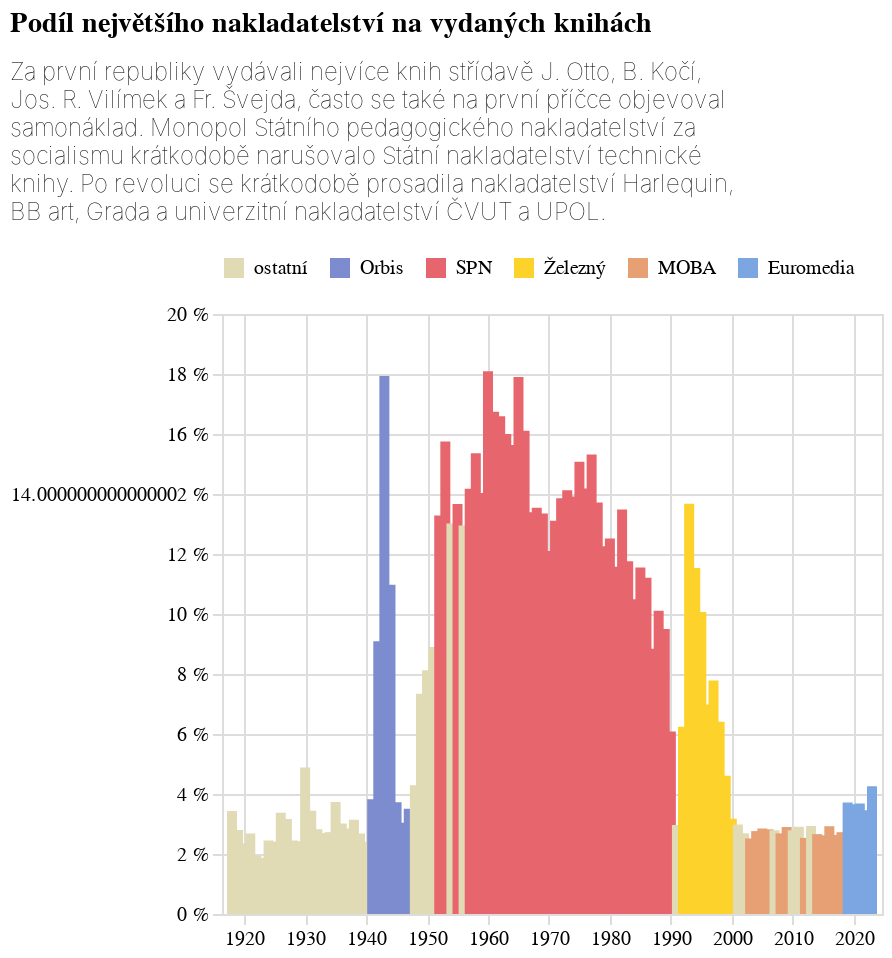

Notebook code cell kept with this figure:
### Code cell
graf_nejvesi = alt.Chart(result, title={'text': titulek2, 'subtitle': podtitulek2}, width=330).mark_bar().encode(
    alt.X("rok:T", 
          title=None,
          axis=alt.Axis(domainOpacity=0, tickColor='#DCDDD6')
    ),
    alt.Y('podíl:Q', 
          axis=alt.Axis(domainOpacity=0, tickColor='#DCDDD6', orient='left', labelExpr="datum.label * 100 + ' %'"), 
          title=None
    ),
    alt.Color("nakladatel:N", 
              scale=alt.Scale(range=['#E0DAB5','#7C8CCE', '#E7666E', '#FDD22B', '#E79F74', '#7CA6E1']), ## '# ['#a7ddd6','#001f80','#e6e6e4','#e5db00','#e49996','#9cc002']), 
              title=None,
               sort=razeni,
              legend=alt.Legend(orient="top")
    ))

graf_nejvesi

### Figure 1 — Vega-Lite specification as saved in the notebook (floating-point values rounded to 4 significant figures)
{"config": {"title": {"font": "Noticia Text", "fontSize": 14, "anchor": "start", "fontWeight": "bolder", "subtitleFont": "Noticia Text", "subtitleFontSize": 12, "subtitleFontWeight": "lighter", "subtitlePadding": 12, "dy": -12}, "axis": {"labelFont": "Asap", "titleFont": "Asap", "fontWeight": "lighter", "titleFontWeight": "lighter", "labelFontSize": 10, "titleFontSize": 10, "labelPadding": 2, "titlePadding": 10}, "legend": {"labelFont": "Asap", "labelFontWeight": "normal", "titleFont": "Asap", "titleFontWeight": "normal", "labelFontSize": 10, "titleFontSize": 10}}, "data": {"name": "data-1f30e29522cab16cba40c6140bcd2b31"}, "mark": {"type": "bar"}, "encoding": {"color": {"field": "nakladatel", "legend": {"orient": "top"}, "scale": {"range": ["#E0DAB5", "#7C8CCE", "#E7666E", "#FDD22B", "#E79F74", "#7CA6E1"]}, "sort": ["ostatní", "Orbis", "SPN", "Železný", "MOBA", "Euromedia"], "title": null, "type": "nominal"}, "x": {"axis": {"domainOpacity": 0, "tickColor": "#DCDDD6"}, "field": "rok", "title": null, "type": "temporal"}, "y": {"axis": {"domainOpacity": 0, "labelExpr": "datum.label * 100 + ' %'", "orient": "left", "tickColor": "#DCDDD6"}, "field": "podíl", "title": null, "type": "quantitative"}}, "title": {"text": "Podíl největšího nakladatelství na vydaných knihách", "subtitle": ["Za první republiky vydávali nejvíce knih střídavě J. Otto, B. Kočí,", "Jos. R. Vilímek a Fr. Švejda, často se také na první příčce objevoval", "samonáklad. Monopol Státního pedagogického nakladatelství za", "socialismu krátkodobě narušovalo Státní nakladatelství technické", "knihy. Po revoluci se krátkodobě prosadila nakladatelství Harlequin,", "BB art, Grada a univerzitní nakladatelství ČVUT a UPOL."]}, "width": 330, "$schema": "https://vega.github.io/schema/vega-lite/v5.8.0.json", "datasets": {"data-1f30e29522cab16cba40c6140bcd2b31": [{"nakladatel": "ostatní", "rok": "1918-01-01T00:00:00", "knih": 63, "celkem": 1834, "podíl": 0.03435}, {"nakladatel": "ostatní", "rok": "1919-01-01T00:00:00", "knih": 87, "celkem": 3107, "podíl": 0.028}, {"nakladatel": "ostatní", "rok": "1920-01-01T00:00:00", "knih": 93, "celkem": 3950, "podíl": 0.02354}, {"nakladatel": "ostatní", "rok": "1921-01-01T00:00:00", "knih": 93, "celkem": 3464, "podíl": 0.02685}, {"nakladatel": "ostatní", "rok": "1922-01-01T00:00:00", "knih": 75, "celkem": 3852, "podíl": 0.01947}, {"nakladatel": "ostatní", "rok": "1923-01-01T00:00:00", "knih": 72, "celkem": 3847, "podíl": 0.01872}, {"nakladatel": "ostatní", "rok": "1924-01-01T00:00:00", "knih": 104, "celkem": 4244, "podíl": 0.02451}, {"nakladatel": "ostatní", "rok": "1925-01-01T00:00:00", "knih": 112, "celkem": 4643, "podíl": 0.02412}, {"nakladatel": "ostatní", "rok": "1926-01-01T00:00:00", "knih": 140, "celkem": 4150, "podíl": 0.03373}, {"nakladatel": "ostatní", "rok": "1927-01-01T00:00:00", "knih": 125, "celkem": 3950, "podíl": 0.03165}, {"nakladatel": "ostatní", "rok": "1928-01-01T00:00:00", "knih": 103, "celkem": 4203, "podíl": 0.02451}, {"nakladatel": "ostatní", "rok": "1929-01-01T00:00:00", "knih": 103, "celkem": 4240, "podíl": 0.02429}, {"nakladatel": "ostatní", "rok": "1930-01-01T00:00:00", "knih": 237, "celkem": 4855, "podíl": 0.04882}, {"nakladatel": "ostatní", "rok": "1931-01-01T00:00:00", "knih": 147, "celkem": 4275, "podíl": 0.03439}, {"nakladatel": "ostatní", "rok": "1932-01-01T00:00:00", "knih": 112, "celkem": 3963, "podíl": 0.02826}, {"nakladatel": "ostatní", "rok": "1933-01-01T00:00:00", "knih": 107, "celkem": 3969, "podíl": 0.02696}, {"nakladatel": "ostatní", "rok": "1934-01-01T00:00:00", "knih": 111, "celkem": 4068, "podíl": 0.02729}, {"nakladatel": "ostatní", "rok": "1935-01-01T00:00:00", "knih": 162, "celkem": 4335, "podíl": 0.03737}, {"nakladatel": "ostatní", "rok": "1936-01-01T00:00:00", "knih": 149, "celkem": 4935, "podíl": 0.03019}, {"nakladatel": "ostatní", "rok": "1937-01-01T00:00:00", "knih": 146, "celkem": 5127, "podíl": 0.02848}, {"nakladatel": "ostatní", "rok": "1938-01-01T00:00:00", "knih": 136, "celkem": 4333, "podíl": 0.03139}, {"nakladatel": "ostatní", "rok": "1939-01-01T00:00:00", "knih": 92, "celkem": 3427, "podíl": 0.02685}, {"nakladatel": "ostatní", "rok": "1940-01-01T00:00:00", "knih": 107, "celkem": 4441, "podíl": 0.02409}, {"nakladatel": "Orbis", "rok": "1941-01-01T00:00:00", "knih": 161, "celkem": 4213, "podíl": 0.03822}, {"nakladatel": "Orbis", "rok": "1942-01-01T00:00:00", "knih": 204, "celkem": 2244, "podíl": 0.09091}, {"nakladatel": "Orbis", "rok": "1943-01-01T00:00:00", "knih": 332, "celkem": 1851, "podíl": 0.1794}, {"nakladatel": "Orbis", "rok": "1944-01-01T00:00:00", "knih": 240, "celkem": 2187, "podíl": 0.1097}, {"nakladatel": "Orbis", "rok": "1945-01-01T00:00:00", "knih": 85, "celkem": 2280, "podíl": 0.03728}, {"nakladatel": "Orbis", "rok": "1946-01-01T00:00:00", "knih": 143, "celkem": 4701, "podíl": 0.03042}, {"nakladatel": "Orbis", "rok": "1947-01-01T00:00:00", "knih": 180, "celkem": 5125, "podíl": 0.03512}, {"nakladatel": "ostatní", "rok": "1948-01-01T00:00:00", "knih": 189, "celkem": 4403, "podíl": 0.04293}, {"nakladatel": "ostatní", "rok": "1949-01-01T00:00:00", "knih": 209, "celkem": 2847, "podíl": 0.07341}, {"nakladatel": "ostatní", "rok": "1950-01-01T00:00:00", "knih": 237, "celkem": 2916, "podíl": 0.08128}, {"nakladatel": "ostatní", "rok": "1951-01-01T00:00:00", "knih": 301, "celkem": 3381, "podíl": 0.08903}, {"nakladatel": "SPN", "rok": "1952-01-01T00:00:00", "knih": 439, "celkem": 3304, "podíl": 0.1329}, {"nakladatel": "SPN", "rok": "1953-01-01T00:00:00", "knih": 605, "celkem": 3842, "podíl": 0.1575}, {"nakladatel": "ostatní", "rok": "1954-01-01T00:00:00", "knih": 517, "celkem": 3972, "podíl": 0.1302}, {"nakladatel": "SPN", "rok": "1955-01-01T00:00:00", "knih": 510, "celkem": 3732, "podíl": 0.1367}, {"nakladatel": "ostatní", "rok": "1956-01-01T00:00:00", "knih": 499, "celkem": 3853, "podíl": 0.1295}, {"nakladatel": "SPN", "rok": "1957-01-01T00:00:00", "knih": 518, "celkem": 3654, "podíl": 0.1418}, {"nakladatel": "SPN", "rok": "1958-01-01T00:00:00", "knih": 605, "celkem": 3940, "podíl": 0.1536}, {"nakladatel": "SPN", "rok": "1959-01-01T00:00:00", "knih": 586, "celkem": 4176, "podíl": 0.1403}, {"nakladatel": "SPN", "rok": "1960-01-01T00:00:00", "knih": 782, "celkem": 4322, "podíl": 0.1809}, {"nakladatel": "SPN", "rok": "1961-01-01T00:00:00", "knih": 728, "celkem": 4348, "podíl": 0.1674}, {"nakladatel": "SPN", "rok": "1962-01-01T00:00:00", "knih": 687, "celkem": 4140, "podíl": 0.1659}, {"nakladatel": "SPN", "rok": "1963-01-01T00:00:00", "knih": 697, "celkem": 4356, "podíl": 0.16}, {"nakladatel": "SPN", "rok": "1964-01-01T00:00:00", "knih": 655, "celkem": 4190, "podíl": 0.1563}, {"nakladatel": "SPN", "rok": "1965-01-01T00:00:00", "knih": 684, "celkem": 3821, "podíl": 0.179}, {"nakladatel": "SPN", "rok": "1966-01-01T00:00:00", "knih": 635, "celkem": 3942, "podíl": 0.1611}, {"nakladatel": "SPN", "rok": "1967-01-01T00:00:00", "knih": 509, "celkem": 3801, "podíl": 0.1339}, {"nakladatel": "SPN", "rok": "1968-01-01T00:00:00", "knih": 523, "celkem": 3861, "podíl": 0.1355}, {"nakladatel": "SPN", "rok": "1969-01-01T00:00:00", "knih": 515, "celkem": 3857, "podíl": 0.1335}, {"nakladatel": "SPN", "rok": "1970-01-01T00:00:00", "knih": 499, "celkem": 4124, "podíl": 0.121}, {"nakladatel": "SPN", "rok": "1971-01-01T00:00:00", "knih": 530, "celkem": 4042, "podíl": 0.1311}, {"nakladatel": "SPN", "rok": "1972-01-01T00:00:00", "knih": 547, "celkem": 3946, "podíl": 0.1386}, {"nakladatel": "SPN", "rok": "1973-01-01T00:00:00", "knih": 554, "celkem": 3921, "podíl": 0.1413}, {"nakladatel": "SPN", "rok": "1974-01-01T00:00:00", "knih": 565, "celkem": 4061, "podíl": 0.1391}, {"nakladatel": "SPN", "rok": "1975-01-01T00:00:00", "knih": 627, "celkem": 4159, "podíl": 0.1508}, {"nakladatel": "SPN", "rok": "1976-01-01T00:00:00", "knih": 602, "celkem": 4245, "podíl": 0.1418}, {"nakladatel": "SPN", "rok": "1977-01-01T00:00:00", "knih": 639, "celkem": 4172, "podíl": 0.1532}, {"nakladatel": "SPN", "rok": "1978-01-01T00:00:00", "knih": 580, "celkem": 4229, "podíl": 0.1371}, {"nakladatel": "SPN", "rok": "1979-01-01T00:00:00", "knih": 543, "celkem": 4429, "podíl": 0.1226}, {"nakladatel": "SPN", "rok": "1980-01-01T00:00:00", "knih": 571, "celkem": 4563, "podíl": 0.1251}, {"nakladatel": "SPN", "rok": "1981-01-01T00:00:00", "knih": 511, "celkem": 4415, "podíl": 0.1157}, {"nakladatel": "SPN", "rok": "1982-01-01T00:00:00", "knih": 619, "celkem": 4590, "podíl": 0.1349}, {"nakladatel": "SPN", "rok": "1983-01-01T00:00:00", "knih": 538, "celkem": 4575, "podíl": 0.1176}, {"nakladatel": "SPN", "rok": "1984-01-01T00:00:00", "knih": 506, "celkem": 4824, "podíl": 0.1049}, {"nakladatel": "SPN", "rok": "1985-01-01T00:00:00", "knih": 546, "celkem": 4728, "podíl": 0.1155}, {"nakladatel": "SPN", "rok": "1986-01-01T00:00:00", "knih": 547, "celkem": 4881, "podíl": 0.1121}, {"nakladatel": "SPN", "rok": "1987-01-01T00:00:00", "knih": 439, "celkem": 4967, "podíl": 0.08838}, {"nakladatel": "SPN", "rok": "1988-01-01T00:00:00", "knih": 512, "celkem": 5064, "podíl": 0.1011}, {"nakladatel": "SPN", "rok": "1989-01-01T00:00:00", "knih": 487, "celkem": 5126, "podíl": 0.09501}, {"nakladatel": "SPN", "rok": "1990-01-01T00:00:00", "knih": 329, "celkem": 5408, "podíl": 0.06084}, {"nakladatel": "ostatní", "rok": "1991-01-01T00:00:00", "knih": 179, "celkem": 6041, "podíl": 0.02963}, {"nakladatel": "Železný", "rok": "1992-01-01T00:00:00", "knih": 419, "celkem": 6710, "podíl": 0.06244}, {"nakladatel": "Železný", "rok": "1993-01-01T00:00:00", "knih": 1025, "celkem": 7494, "podíl": 0.1368}, {"nakladatel": "Železný", "rok": "1994-01-01T00:00:00", "knih": 902, "celkem": 7820, "podíl": 0.1153}, {"nakladatel": "Železný", "rok": "1995-01-01T00:00:00", "knih": 863, "celkem": 8575, "podíl": 0.1006}, {"nakladatel": "Železný", "rok": "1996-01-01T00:00:00", "knih": 633, "celkem": 9069, "podíl": 0.0698}, {"nakladatel": "Železný", "rok": "1997-01-01T00:00:00", "knih": 741, "celkem": 9520, "podíl": 0.07784}, {"nakladatel": "Železný", "rok": "1998-01-01T00:00:00", "knih": 617, "celkem": 9632, "podíl": 0.06406}, {"nakladatel": "Železný", "rok": "1999-01-01T00:00:00", "knih": 462, "celkem": 10018, "podíl": 0.04612}, {"nakladatel": "Železný", "rok": "2000-01-01T00:00:00", "knih": 339, "celkem": 10670, "podíl": 0.03177}, {"nakladatel": "ostatní", "rok": "2001-01-01T00:00:00", "knih": 315, "celkem": 10566, "podíl": 0.02981}, {"nakladatel": "ostatní", "rok": "2002-01-01T00:00:00", "knih": 286, "celkem": 10641, "podíl": 0.02688}, {"nakladatel": "MOBA", "rok": "2003-01-01T00:00:00", "knih": 277, "celkem": 10995, "podíl": 0.02519}, {"nakladatel": "MOBA", "rok": "2004-01-01T00:00:00", "knih": 312, "celkem": 11289, "podíl": 0.02764}, {"nakladatel": "MOBA", "rok": "2005-01-01T00:00:00", "knih": 330, "celkem": 11582, "podíl": 0.02849}, {"nakladatel": "MOBA", "rok": "2006-01-01T00:00:00", "knih": 346, "celkem": 12260, "podíl": 0.02822}, {"nakladatel": "ostatní", "rok": "2007-01-01T00:00:00", "knih": 361, "celkem": 12936, "podíl": 0.02791}, {"nakladatel": "MOBA", "rok": "2008-01-01T00:00:00", "knih": 363, "celkem": 13500, "podíl": 0.02689}, {"nakladatel": "MOBA", "rok": "2009-01-01T00:00:00", "knih": 368, "celkem": 12698, "podíl": 0.02898}, {"nakladatel": "ostatní", "rok": "2010-01-01T00:00:00", "knih": 366, "celkem": 13118, "podíl": 0.0279}, {"nakladatel": "ostatní", "rok": "2011-01-01T00:00:00", "knih": 378, "celkem": 12989, "podíl": 0.0291}, {"nakladatel": "MOBA", "rok": "2012-01-01T00:00:00", "knih": 329, "celkem": 12970, "podíl": 0.02537}, {"nakladatel": "ostatní", "rok": "2013-01-01T00:00:00", "knih": 378, "celkem": 12878, "podíl": 0.02935}, {"nakladatel": "MOBA", "rok": "2014-01-01T00:00:00", "knih": 347, "celkem": 13037, "podíl": 0.02662}, {"nakladatel": "MOBA", "rok": "2015-01-01T00:00:00", "knih": 349, "celkem": 13307, "podíl": 0.02623}, {"nakladatel": "MOBA", "rok": "2016-01-01T00:00:00", "knih": 372, "celkem": 12710, "podíl": 0.02927}, {"nakladatel": "MOBA", "rok": "2017-01-01T00:00:00", "knih": 332, "celkem": 12595, "podíl": 0.02636}, {"nakladatel": "MOBA", "rok": "2018-01-01T00:00:00", "knih": 354, "celkem": 12979, "podíl": 0.02727}, {"nakladatel": "Euromedia", "rok": "2019-01-01T00:00:00", "knih": 470, "celkem": 12648, "podíl": 0.03716}, {"nakladatel": "Euromedia", "rok": "2020-01-01T00:00:00", "knih": 427, "celkem": 11663, "podíl": 0.03661}, {"nakladatel": "Euromedia", "rok": "2021-01-01T00:00:00", "knih": 445, "celkem": 12092, "podíl": 0.0368}, {"nakladatel": "Euromedia", "rok": "2022-01-01T00:00:00", "knih": 429, "celkem": 12411, "podíl": 0.03457}, {"nakladatel": "Euromedia", "rok": "2023-01-01T00:00:00", "knih": 469, "celkem": 11007, "podíl": 0.04261}]}}
